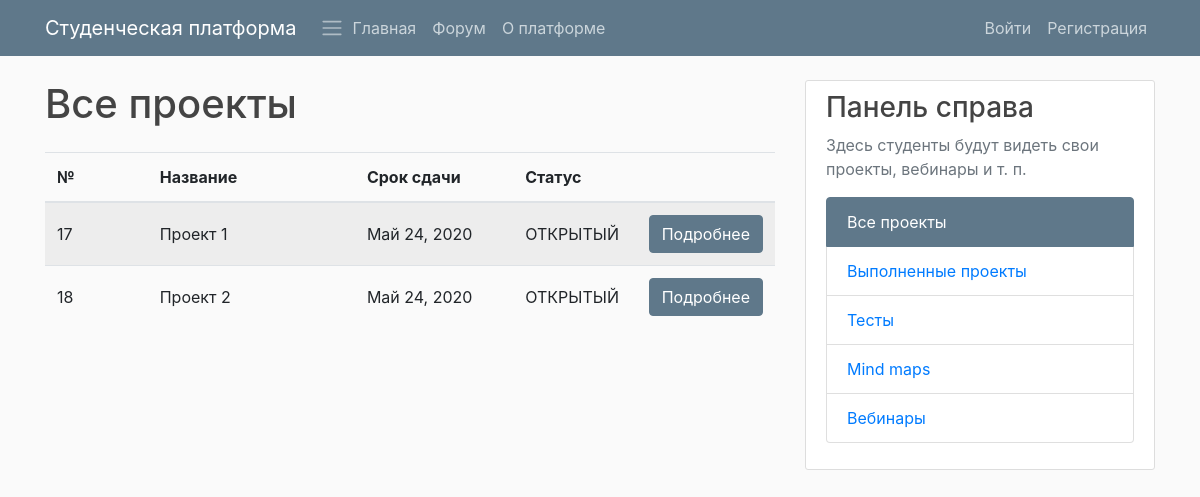
/platform/projects/all/, run on an earlier commit of the app's database.
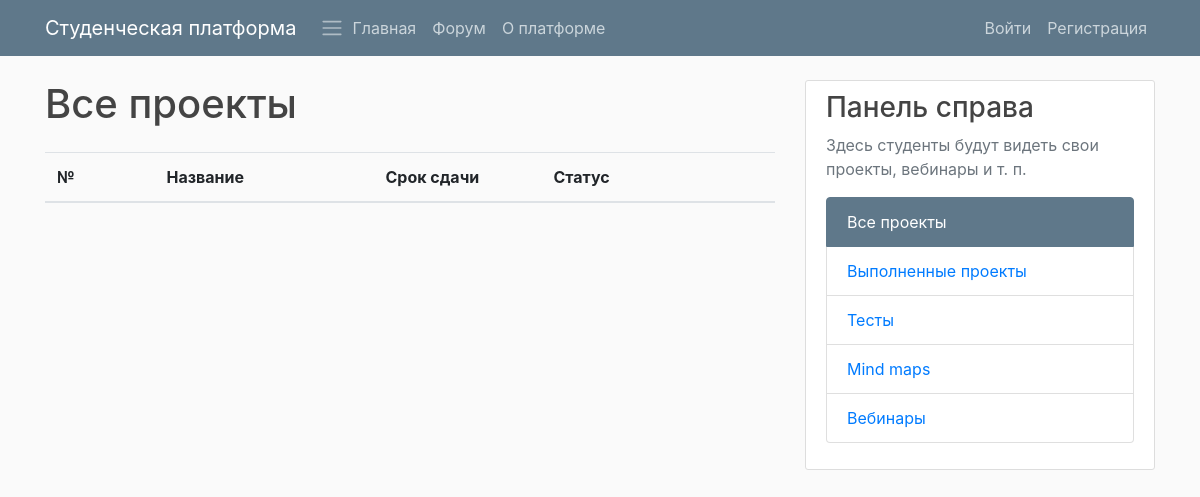
And on a later commit of the database.
### PlatformApp/models.py (models this page shows, shortened)
class StudyProject(models.Model):
    STATUS_READY = 'ЗАКРЫТЫЙ'
    STATUS_NOT_READY = 'ОТКРЫТЫЙ'
    STATUS_CHOISES = (
        (STATUS_READY, 'Закрытый'),
        (STATUS_NOT_READY, 'Открытый'),
    )
    title = models.CharField(max_length=100)
    description = models.TextField()
    customer = models.CharField(max_length=100, default="empty")
    executor = models.CharField(max_length=100, default="empty")
    date_created = models.DateTimeField(default=timezone.now, verbose_name="Created on")
    date_deadline = models.DateTimeField(default=timezone.now, verbose_name="Deadline on")
    author = models.ForeignKey(User, on_delete=models.DO_NOTHING)
    status = models.CharField(max_length=100, choices=STATUS_CHOISES, default=STATUS_NOT_READY)

### PlatformApp/views.py (the view)
# urls.py: path("projects/all/", platfrom_views.StudyProjectListView.as_view(),
class StudyProjectListView(ListView):
    model = StudyProject
    def get_context_data(self, **kwargs):
        context = super().get_context_data(**kwargs)
        return context

### PlatformApp/templates/PlatformApp/studyproject_list.html
{% extends "PlatformApp/base.html" %}
{% block content %}
<h1>Все проекты</h1>
<div class="table-responsive pt-3">
    <table class="table table-hover table-striped">
        <colgroup>
            <col span="1" style="width: 15%;">
            <col span="1" style="width: 30%;">
            <col span="1" style="width: 23%;">
            <col span="1" style="width: 17%;">
            <col span="1" style="width: 15%;">
        </colgroup>
        <thead class="">
            <tr>
                <th scope="col" class="align-middle">№</th>
                <th scope="col" class="align-middle">Название</th>
                <th scope="col" class="align-middle">Срок сдачи</th>
                <th scope="col" class="align-middle">Статус</th>
                <th scope="col" class="align-middle"></th>
            </tr>
        </thead>
        <tbody class="">
            {% for object in object_list %}
            <tr>
                <td scope="row" class="align-middle">{{ object.id }}</td>
                <td class="align-middle">{{ object.title }}</td>
                <td class="align-middle">{{ object.date_deadline|date:"F d, Y" }}</td>
                <td class="align-middle">{{ object.status }}</td>
                <td class="align-middle">
                    <a class="btn btn-info" href="{% url 'project-detail' pk=object.pk %}">Подробнее</a>
                </td>
            </tr>
            {% endfor %}
        </tbody>
    </table>
</div>
{% endblock content %}
{% block right_panel %}
<div class="list-group">
    <a class="list-group-item active" href="{% url 'project-all' %}">
        Все проекты
    </a>
    <a class="list-group-item" href="{% url 'project-done' %}">
        Выполненные проекты
    </a>
    <a class="list-group-item" href="{% url 'quiz_index' %}">
        Тесты
    </a>
    <a class="list-group-item" href="#">
        Mind maps
    </a>
    <a class="list-group-item" href="{% url 'webinar-test' %}">
        Вебинары
    </a>
</div>
{% endblock right_panel %}

What changed in the data, as far as the page shows it:
removed StudyProject: id "17", title "Проект 1", date_deadline "Май 24, 2020", status "ОТКРЫТЫЙ"
removed StudyProject: id "18", title "Проект 2", date_deadline "Май 24, 2020", status "ОТКРЫТЫЙ"
